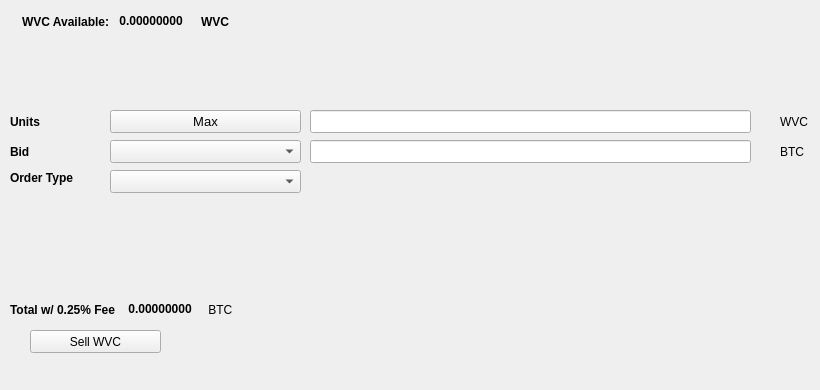
   <widget class="QWidget" name="SellTab">
    <attribute name="title">
     <string>Sell</string>
    </attribute>
    <widget class="QLabel" name="label_16">
     <property name="geometry">
      <rect>
       <x>780</x>
       <y>140</y>
       <width>31</width>
       <height>23</height>
      </rect>
     </property>
     <property name="text">
      <string>BTC</string>
     </property>
    </widget>
    <widget class="QComboBox" name="SellBidcomboBox">
     <property name="geometry">
      <rect>
       <x>110</x>
       <y>140</y>
       <width>191</width>
       <height>23</height>
      </rect>
     </property>
     <property name="font">
      <font>
       <pointsize>10</pointsize>
      </font>
     </property>
    </widget>
    <widget class="QLabel" name="label_18">
     <property name="geometry">
      <rect>
       <x>10</x>
       <y>110</y>
       <width>46</width>
       <height>23</height>
      </rect>
     </property>
     <property name="font">
      <font>
       <weight>75</weight>
       <bold>true</bold>
      </font>
     </property>
     <property name="text">
      <string>Units</string>
     </property>
    </widget>
    <widget class="QPushButton" name="Sell_Max_Amount">
     <property name="geometry">
      <rect>
       <x>110</x>
       <y>110</y>
       <width>191</width>
       <height>23</height>
      </rect>
     </property>
     <property name="font">
      <font>
       <pointsize>10</pointsize>
      </font>
     </property>
     <property name="text">
      <string>Max</string>
     </property>
    </widget>
    <widget class="QLabel" name="label_20">
     <property name="geometry">
      <rect>
       <x>10</x>
       <y>170</y>
       <width>91</width>
       <height>16</height>
      </rect>
     </property>
     <property name="font">
      <font>
       <weight>75</weight>
       <bold>true</bold>
      </font>
     </property>
     <property name="text">
      <string>Order Type</string>
     </property>
    </widget>
    <widget class="QComboBox" name="SellOrdertypeCombo">
     <property name="geometry">
      <rect>
       <x>110</x>
       <y>170</y>
       <width>191</width>
       <height>23</height>
      </rect>
     </property>
     <property name="font">
      <font>
       <pointsize>10</pointsize>
      </font>
     </property>
    </widget>
    <widget class="QLabel" name="label_21">
     <property name="geometry">
      <rect>
       <x>10</x>
       <y>140</y>
       <width>46</width>
       <height>23</height>
      </rect>
     </property>
     <property name="font">
      <font>
       <weight>75</weight>
       <bold>true</bold>
      </font>
     </property>
     <property name="text">
      <string>Bid</string>
     </property>
    </widget>
    <widget class="QLabel" name="label_22">
     <property name="geometry">
      <rect>
       <x>780</x>
       <y>110</y>
       <width>31</width>
       <height>23</height>
      </rect>
     </property>
     <property name="text">
      <string>WVC</string>
     </property>
    </widget>
    <widget class="QLineEdit" name="UnitsInputWVC">
     <property name="geometry">
      <rect>
       <x>310</x>
       <y>110</y>
       <width>441</width>
       <height>23</height>
      </rect>
     </property>
     <property name="font">
      <font>
       <pointsize>9</pointsize>
       <weight>75</weight>
       <bold>true</bold>
      </font>
     </property>
    </widget>
    <widget class="QLineEdit" name="SellBidPriceEdit">
     <property name="geometry">
      <rect>
       <x>310</x>
       <y>140</y>
       <width>441</width>
       <height>23</height>
      </rect>
     </property>
     <property name="font">
      <font>
       <pointsize>9</pointsize>
       <weight>75</weight>
       <bold>true</bold>
      </font>
     </property>
    </widget>
    <widget class="QPushButton" name="SellWVCBTN">
     <property name="geometry">
      <rect>
       <x>30</x>
       <y>330</y>
       <width>131</width>
       <height>23</height>
      </rect>
     </property>
     <property name="text">
      <string>Sell WVC</string>
     </property>
     <property name="icon">
      <iconset resource="../wavercoin">
       <normaloff>:/icons/bitcoin</normaloff>:/icons/bitcoin</iconset>
     </property>
    </widget>
    <widget class="QWidget" name="layoutWidget3">
     <property name="geometry">
      <rect>
       <x>22</x>
       <y>12</y>
       <width>258</width>
       <height>19</height>
      </rect>
     </property>
     <layout class="QHBoxLayout" name="horizontalLayout">
      <item>
       <widget class="QLabel" name="label232_2">
        <property name="font">
         <font>
          <weight>75</weight>
          <bold>true</bold>
         </font>
        </property>
        <property name="text">
         <string>WVC Available:</string>
        </property>
       </widget>
      </item>
      <item>
       <widget class="QLabel" name="WVCAvailableLabel">
        <property name="palette">
         <palette>
          <active>
           <colorrole role="WindowText">
            <brush brushstyle="SolidPattern">
             <color alpha="255">
              <red>0</red>
              <green>0</green>
              <blue>0</blue>
             </color>
            </brush>
           </colorrole>
           <colorrole role="Button">
            <brush brushstyle="SolidPattern">
             <color alpha="255">
              <red>0</red>
              <green>170</green>
              <blue>0</blue>
             </color>
            </brush>
           </colorrole>
           <colorrole role="Light">
            <brush brushstyle="SolidPattern">
             <color alpha="255">
              <red>0</red>
              <green>255</green>
              <blue>0</blue>
             </color>
            </brush>
           </colorrole>
           <colorrole role="Midlight">
            <brush brushstyle="SolidPattern">
             <color alpha="255">
              <red>0</red>
              <green>212</green>
              <blue>0</blue>
             </color>
            </brush>
           </colorrole>
           <colorrole role="Dark">
            <brush brushstyle="SolidPattern">
             <color alpha="255">
              <red>0</red>
              <green>85</green>
              <blue>0</blue>
             </color>
            </brush>
           </colorrole>
           <colorrole role="Mid">
            <brush brushstyle="SolidPattern">
             <color alpha="255">
              <red>0</red>
              <green>113</green>
              <blue>0</blue>
             </color>
            </brush>
           </colorrole>
           <colorrole role="Text">
            <brush brushstyle="SolidPattern">
             <color alpha="255">
              <red>0</red>
              <green>170</green>
              <blue>0</blue>
             </color>
            </brush>
           </colorrole>
           <colorrole role="BrightText">
            <brush brushstyle="SolidPattern">
             <color alpha="255">
              <red>255</red>
              <green>255</green>
              <blue>255</blue>
             </color>
            </brush>
           </colorrole>
           <colorrole role="ButtonText">
            <brush brushstyle="SolidPattern">
             <color alpha="255">
              <red>0</red>
              <green>0</green>
              <blue>0</blue>
             </color>
            </brush>
           </colorrole>
           <colorrole role="Base">
            <brush brushstyle="SolidPattern">
             <color alpha="255">
              <red>255</red>
              <green>255</green>
              <blue>255</blue>
             </color>
            </brush>
           </colorrole>
           <colorrole role="Window">
            <brush brushstyle="SolidPattern">
             <color alpha="255">
              <red>0</red>
              <green>170</green>
              <blue>0</blue>
             </color>
            </brush>
           </colorrole>
           <colorrole role="Shadow">
            <brush brushstyle="SolidPattern">
             <color alpha="255">
              <red>0</red>
              <green>0</green>
              <blue>0</blue>
             </color>
            </brush>
           </colorrole>
           <colorrole role="AlternateBase">
            <brush brushstyle="SolidPattern">
             <color alpha="255">
              <red>127</red>
              <green>212</green>
              <blue>127</blue>
             </color>
            </brush>
           </colorrole>
           <colorrole role="ToolTipBase">
            <brush brushstyle="SolidPattern">
             <color alpha="255">
              <red>255</red>
              <green>255</green>
              <blue>220</blue>
             </color>
            </brush>
           </colorrole>
           <colorrole role="ToolTipText">
            <brush brushstyle="SolidPattern">
             <color alpha="255">
              <red>0</red>
              <green>0</green>
              <blue>0</blue>
             </color>
            </brush>
           </colorrole>
          </active>
          <inactive>
           <colorrole role="WindowText">
            <brush brushstyle="SolidPattern">
             <color alpha="255">
              <red>0</red>
              <green>0</green>
              <blue>0</blue>
             </color>
            </brush>
           </colorrole>
           <colorrole role="Button">
            <brush brushstyle="SolidPattern">
             <color alpha="255">
              <red>0</red>
              <green>170</green>
              <blue>0</blue>
             </color>
            </brush>
           </colorrole>
           <colorrole role="Light">
            <brush brushstyle="SolidPattern">
             <color alpha="255">
              <red>0</red>
              <green>255</green>
              <blue>0</blue>
             </color>
            </brush>
           </colorrole>
           <colorrole role="Midlight">
            <brush brushstyle="SolidPattern">
             <color alpha="255">
              <red>0</red>
              <green>212</green>
              <blue>0</blue>
             </color>
            </brush>
           </colorrole>
           <colorrole role="Dark">
            <brush brushstyle="SolidPattern">
             <color alpha="255">
              <red>0</red>
              <green>85</green>
              <blue>0</blue>
             </color>
            </brush>
           </colorrole>
           <colorrole role="Mid">
            <brush brushstyle="SolidPattern">
             <color alpha="255">
              <red>0</red>
              <green>113</green>
              <blue>0</blue>
             </color>
            </brush>
           </colorrole>
           <colorrole role="Text">
            <brush brushstyle="SolidPattern">
             <color alpha="255">
              <red>0</red>
              <green>170</green>
              <blue>0</blue>
             </color>
            </brush>
           </colorrole>
           <colorrole role="BrightText">
            <brush brushstyle="SolidPattern">
             <color alpha="255">
              <red>255</red>
              <green>255</green>
              <blue>255</blue>
             </color>
            </brush>
           </colorrole>
           <colorrole role="ButtonText">
            <brush brushstyle="SolidPattern">
             <color alpha="255">
              <red>0</red>
              <green>0</green>
              <blue>0</blue>
             </color>
            </brush>
           </colorrole>
           <colorrole role="Base">
            <brush brushstyle="SolidPattern">
             <color alpha="255">
              <red>255</red>
              <green>255</green>
              <blue>255</blue>
             </color>
            </brush>
           </colorrole>
           <colorrole role="Window">
            <brush brushstyle="SolidPattern">
             <color alpha="255">
              <red>0</red>
              <green>170</green>
              <blue>0</blue>
             </color>
            </brush>
           </colorrole>
           <colorrole role="Shadow">
            <brush brushstyle="SolidPattern">
             <color alpha="255">
              <red>0</red>
              <green>0</green>
              <blue>0</blue>
             </color>
            </brush>
           </colorrole>
           <colorrole role="AlternateBase">
            <brush brushstyle="SolidPattern">
             <color alpha="255">
              <red>127</red>
              <green>212</green>
              <blue>127</blue>
             </color>
            </brush>
           </colorrole>
           <colorrole role="ToolTipBase">
            <brush brushstyle="SolidPattern">
             <color alpha="255">
              <red>255</red>
              <green>255</green>
              <blue>220</blue>
             </color>
            </brush>
           </colorrole>
           <colorrole role="ToolTipText">
            <brush brushstyle="SolidPattern">
             <color alpha="255">
              <red>0</red>
              <green>0</green>
              <blue>0</blue>
             </color>
            </brush>
           </colorrole>
          </inactive>
          <disabled>
           <colorrole role="WindowText">
            <brush brushstyle="SolidPattern">
             <color alpha="255">
              <red>0</red>
              <green>85</green>
              <blue>0</blue>
             </color>
            </brush>
           </colorrole>
           <colorrole role="Button">
            <brush brushstyle="SolidPattern">
             <color alpha="255">
              <red>0</red>
              <green>170</green>
              <blue>0</blue>
             </color>
            </brush>
           </colorrole>
           <colorrole role="Light">
            <brush brushstyle="SolidPattern">
             <color alpha="255">
              <red>0</red>
              <green>255</green>
              <blue>0</blue>
             </color>
            </brush>
           </colorrole>
           <colorrole role="Midlight">
            <brush brushstyle="SolidPattern">
             <color alpha="255">
              <red>0</red>
              <green>212</green>
              <blue>0</blue>
             </color>
            </brush>
           </colorrole>
           <colorrole role="Dark">
            <brush brushstyle="SolidPattern">
             <color alpha="255">
              <red>0</red>
              <green>85</green>
              <blue>0</blue>
             </color>
            </brush>
           </colorrole>
           <colorrole role="Mid">
            <brush brushstyle="SolidPattern">
             <color alpha="255">
              <red>0</red>
              <green>113</green>
              <blue>0</blue>
             </color>
            </brush>
           </colorrole>
           <colorrole role="Text">
            <brush brushstyle="SolidPattern">
             <color alpha="255">
              <red>0</red>
              <green>85</green>
              <blue>0</blue>
             </color>
            </brush>
           </colorrole>
           <colorrole role="BrightText">
            <brush brushstyle="SolidPattern">
             <color alpha="255">
              <red>255</red>
              <green>255</green>
              <blue>255</blue>
             </color>
            </brush>
           </colorrole>
           <colorrole role="ButtonText">
            <brush brushstyle="SolidPattern">
             <color alpha="255">
              <red>0</red>
              <green>85</green>
              <blue>0</blue>
             </color>
            </brush>
           </colorrole>
           <colorrole role="Base">
            <brush brushstyle="SolidPattern">
             <color alpha="255">
              <red>0</red>
              <green>170</green>
              <blue>0</blue>
             </color>
            </brush>
           </colorrole>
           <colorrole role="Window">
            <brush brushstyle="SolidPattern">
             <color alpha="255">
              <red>0</red>
              <green>170</green>
              <blue>0</blue>
             </color>
            </brush>
           </colorrole>
           <colorrole role="Shadow">
            <brush brushstyle="SolidPattern">
             <color alpha="255">
              <red>0</red>
              <green>0</green>
              <blue>0</blue>
             </color>
            </brush>
           </colorrole>
           <colorrole role="AlternateBase">
            <brush brushstyle="SolidPattern">
             <color alpha="255">
              <red>0</red>
              <green>170</green>
              <blue>0</blue>
             </color>
            </brush>
           </colorrole>
           <colorrole role="ToolTipBase">
            <brush brushstyle="SolidPattern">
             <color alpha="255">
              <red>255</red>
              <green>255</green>
              <blue>220</blue>
             </color>
            </brush>
           </colorrole>
           <colorrole role="ToolTipText">
            <brush brushstyle="SolidPattern">
             <color alpha="255">
              <red>0</red>
              <green>0</green>
              <blue>0</blue>
             </color>
            </brush>
           </colorrole>
          </disabled>
         </palette>
        </property>
        <property name="font">
         <font>
          <weight>75</weight>
          <bold>true</bold>
         </font>
        </property>
        <property name="text">
         <string> 0.00000000 </string>
        </property>
        <property name="textInteractionFlags">
         <set>Qt::LinksAccessibleByMouse|Qt::TextSelectableByKeyboard|Qt::TextSelectableByMouse</set>
        </property>
       </widget>
      </item>
      <item>
       <widget class="QLabel" name="labelWVC">
        <property name="font">
         <font>
          <weight>75</weight>
          <bold>true</bold>
         </font>
        </property>
        <property name="text">
         <string>WVC</string>
        </property>
       </widget>
      </item>
     </layout>
    </widget>
    <widget class="QWidget" name="layoutWidget">
     <property name="geometry">
      <rect>
       <x>10</x>
       <y>300</y>
       <width>268</width>
       <height>19</height>
      </rect>
     </property>
     <layout class="QHBoxLayout" name="horizontalLayout_2">
      <item>
       <widget class="QLabel" name="label_19">
        <property name="font">
         <font>
          <weight>75</weight>
          <bold>true</bold>
         </font>
        </property>
        <property name="text">
         <string>Total w/ 0.25% Fee </string>
        </property>
       </widget>
      </item>
      <item>
       <widget class="QLabel" name="SellCostLabel">
        <property name="palette">
         <palette>
          <active>
           <colorrole role="WindowText">
            <brush brushstyle="SolidPattern">
             <color alpha="255">
              <red>0</red>
              <green>0</green>
              <blue>0</blue>
             </color>
            </brush>
           </colorrole>
           <colorrole role="Button">
            <brush brushstyle="SolidPattern">
             <color alpha="255">
              <red>0</red>
              <green>170</green>
              <blue>0</blue>
             </color>
            </brush>
           </colorrole>
           <colorrole role="Light">
            <brush brushstyle="SolidPattern">
             <color alpha="255">
              <red>0</red>
              <green>255</green>
              <blue>0</blue>
             </color>
            </brush>
           </colorrole>
           <colorrole role="Midlight">
            <brush brushstyle="SolidPattern">
             <color alpha="255">
              <red>0</red>
              <green>212</green>
              <blue>0</blue>
             </color>
            </brush>
           </colorrole>
           <colorrole role="Dark">
            <brush brushstyle="SolidPattern">
             <color alpha="255">
              <red>0</red>
              <green>85</green>
              <blue>0</blue>
             </color>
            </brush>
           </colorrole>
           <colorrole role="Mid">
            <brush brushstyle="SolidPattern">
             <color alpha="255">
              <red>0</red>
              <green>113</green>
              <blue>0</blue>
             </color>
            </brush>
           </colorrole>
           <colorrole role="Text">
            <brush brushstyle="SolidPattern">
             <color alpha="255">
              <red>0</red>
              <green>170</green>
              <blue>0</blue>
             </color>
            </brush>
           </colorrole>
           <colorrole role="BrightText">
            <brush brushstyle="SolidPattern">
             <color alpha="255">
              <red>255</red>
              <green>255</green>
              <blue>255</blue>
             </color>
            </brush>
           </colorrole>
           <colorrole role="ButtonText">
            <brush brushstyle="SolidPattern">
             <color alpha="255">
              <red>0</red>
              <green>0</green>
              <blue>0</blue>
             </color>
            </brush>
           </colorrole>
           <colorrole role="Base">
            <brush brushstyle="SolidPattern">
             <color alpha="255">
              <red>255</red>
              <green>255</green>
              <blue>255</blue>
             </color>
            </brush>
           </colorrole>
           <colorrole role="Window">
            <brush brushstyle="SolidPattern">
             <color alpha="255">
              <red>0</red>
              <green>170</green>
              <blue>0</blue>
             </color>
            </brush>
           </colorrole>
           <colorrole role="Shadow">
            <brush brushstyle="SolidPattern">
             <color alpha="255">
              <red>0</red>
              <green>0</green>
              <blue>0</blue>
             </color>
            </brush>
           </colorrole>
           <colorrole role="AlternateBase">
            <brush brushstyle="SolidPattern">
             <color alpha="255">
              <red>127</red>
              <green>212</green>
              <blue>127</blue>
             </color>
            </brush>
           </colorrole>
           <colorrole role="ToolTipBase">
            <brush brushstyle="SolidPattern">
             <color alpha="255">
              <red>255</red>
              <green>255</green>
              <blue>220</blue>
             </color>
            </brush>
           </colorrole>
           <colorrole role="ToolTipText">
            <brush brushstyle="SolidPattern">
             <color alpha="255">
              <red>0</red>
              <green>0</green>
              <blue>0</blue>
             </color>
            </brush>
           </colorrole>
          </active>
          <inactive>
           <colorrole role="WindowText">
            <brush brushstyle="SolidPattern">
             <color alpha="255">
              <red>0</red>
              <green>0</green>
              <blue>0</blue>
             </color>
            </brush>
           </colorrole>
           <colorrole role="Button">
            <brush brushstyle="SolidPattern">
             <color alpha="255">
              <red>0</red>
              <green>170</green>
              <blue>0</blue>
             </color>
            </brush>
           </colorrole>
           <colorrole role="Light">
            <brush brushstyle="SolidPattern">
             <color alpha="255">
              <red>0</red>
              <green>255</green>
              <blue>0</blue>
             </color>
            </brush>
           </colorrole>
           <colorrole role="Midlight">
            <brush brushstyle="SolidPattern">
             <color alpha="255">
              <red>0</red>
              <green>212</green>
              <blue>0</blue>
             </color>
            </brush>
           </colorrole>
           <colorrole role="Dark">
            <brush brushstyle="SolidPattern">
             <color alpha="255">
              <red>0</red>
              <green>85</green>
              <blue>0</blue>
             </color>
            </brush>
           </colorrole>
           <colorrole role="Mid">
            <brush brushstyle="SolidPattern">
             <color alpha="255">
              <red>0</red>
              <green>113</green>
              <blue>0</blue>
             </color>
            </brush>
           </colorrole>
           <colorrole role="Text">
            <brush brushstyle="SolidPattern">
             <color alpha="255">
              <red>0</red>
              <green>170</green>
              <blue>0</blue>
             </color>
            </brush>
           </colorrole>
           <colorrole role="BrightText">
            <brush brushstyle="SolidPattern">
             <color alpha="255">
              <red>255</red>
              <green>255</green>
              <blue>255</blue>
             </color>
            </brush>
           </colorrole>
           <colorrole role="ButtonText">
            <brush brushstyle="SolidPattern">
             <color alpha="255">
              <red>0</red>
              <green>0</green>
              <blue>0</blue>
             </color>
            </brush>
           </colorrole>
           <colorrole role="Base">
            <brush brushstyle="SolidPattern">
             <color alpha="255">
              <red>255</red>
              <green>255</green>
              <blue>255</blue>
             </color>
            </brush>
           </colorrole>
           <colorrole role="Window">
            <brush brushstyle="SolidPattern">
             <color alpha="255">
              <red>0</red>
              <green>170</green>
              <blue>0</blue>
             </color>
            </brush>
           </colorrole>
           <colorrole role="Shadow">
            <brush brushstyle="SolidPattern">
             <color alpha="255">
              <red>0</red>
              <green>0</green>
              <blue>0</blue>
             </color>
            </brush>
           </colorrole>
           <colorrole role="AlternateBase">
            <brush brushstyle="SolidPattern">
             <color alpha="255">
              <red>127</red>
              <green>212</green>
              <blue>127</blue>
             </color>
            </brush>
           </colorrole>
           <colorrole role="ToolTipBase">
            <brush brushstyle="SolidPattern">
             <color alpha="255">
              <red>255</red>
              <green>255</green>
              <blue>220</blue>
             </color>
            </brush>
           </colorrole>
           <colorrole role="ToolTipText">
            <brush brushstyle="SolidPattern">
             <color alpha="255">
              <red>0</red>
              <green>0</green>
              <blue>0</blue>
             </color>
            </brush>
           </colorrole>
          </inactive>
          <disabled>
           <colorrole role="WindowText">
            <brush brushstyle="SolidPattern">
             <color alpha="255">
              <red>0</red>
              <green>85</green>
              <blue>0</blue>
             </color>
            </brush>
           </colorrole>
           <colorrole role="Button">
            <brush brushstyle="SolidPattern">
             <color alpha="255">
              <red>0</red>
              <green>170</green>
              <blue>0</blue>
             </color>
            </brush>
           </colorrole>
           <colorrole role="Light">
            <brush brushstyle="SolidPattern">
             <color alpha="255">
              <red>0</red>
              <green>255</green>
              <blue>0</blue>
             </color>
            </brush>
           </colorrole>
           <colorrole role="Midlight">
            <brush brushstyle="SolidPattern">
             <color alpha="255">
              <red>0</red>
              <green>212</green>
              <blue>0</blue>
             </color>
            </brush>
           </colorrole>
           <colorrole role="Dark">
            <brush brushstyle="SolidPattern">
             <color alpha="255">
              <red>0</red>
              <green>85</green>
              <blue>0</blue>
             </color>
            </brush>
           </colorrole>
           <colorrole role="Mid">
            <brush brushstyle="SolidPattern">
             <color alpha="255">
              <red>0</red>
              <green>113</green>
              <blue>0</blue>
             </color>
            </brush>
           </colorrole>
           <colorrole role="Text">
            <brush brushstyle="SolidPattern">
             <color alpha="255">
              <red>0</red>
              <green>85</green>
              <blue>0</blue>
             </color>
            </brush>
           </colorrole>
           <colorrole role="BrightText">
            <brush brushstyle="SolidPattern">
             <color alpha="255">
              <red>255</red>
              <green>255</green>
              <blue>255</blue>
             </color>
            </brush>
           </colorrole>
           <colorrole role="ButtonText">
            <brush brushstyle="SolidPattern">
             <color alpha="255">
              <red>0</red>
              <green>85</green>
              <blue>0</blue>
             </color>
            </brush>
           </colorrole>
           <colorrole role="Base">
            <brush brushstyle="SolidPattern">
             <color alpha="255">
              <red>0</red>
              <green>170</green>
              <blue>0</blue>
             </color>
            </brush>
           </colorrole>
           <colorrole role="Window">
            <brush brushstyle="SolidPattern">
             <color alpha="255">
              <red>0</red>
              <green>170</green>
              <blue>0</blue>
             </color>
            </brush>
           </colorrole>
           <colorrole role="Shadow">
            <brush brushstyle="SolidPattern">
             <color alpha="255">
              <red>0</red>
              <green>0</green>
              <blue>0</blue>
             </color>
            </brush>
           </colorrole>
           <colorrole role="AlternateBase">
            <brush brushstyle="SolidPattern">
             <color alpha="255">
              <red>0</red>
              <green>170</green>
              <blue>0</blue>
             </color>
            </brush>
           </colorrole>
           <colorrole role="ToolTipBase">
            <brush brushstyle="SolidPattern">
             <color alpha="255">
              <red>255</red>
              <green>255</green>
              <blue>220</blue>
             </color>
            </brush>
           </colorrole>
           <colorrole role="ToolTipText">
            <brush brushstyle="SolidPattern">
             <color alpha="255">
              <red>0</red>
              <green>0</green>
              <blue>0</blue>
             </color>
            </brush>
           </colorrole>
          </disabled>
         </palette>
        </property>
        <property name="font">
         <font>
          <weight>75</weight>
          <bold>true</bold>
         </font>
        </property>
        <property name="autoFillBackground">
         <bool>false</bool>
        </property>
        <property name="text">
         <string> 0.00000000</string>
        </property>
        <property name="textInteractionFlags">
         <set>Qt::LinksAccessibleByMouse|Qt::TextSelectableByMouse</set>
        </property>
       </widget>
      </item>
      <item>
       <widget class="QLabel" name="label_17">
        <property name="font">
         <font>
          <weight>50</weight>
          <bold>false</bold>
         </font>
        </property>
        <property name="text">
         <string> BTC</string>
        </property>
       </widget>
      </item>
     </layout>
    </widget>
    <widget class="QLabel" name="label_23">
     <property name="geometry">
      <rect>
       <x>460</x>
       <y>300</y>
       <width>281</width>
       <height>81</height>
      </rect>
     </property>
     <property name="text">
      <string/>
     </property>
     <property name="pixmap">
      <pixmap>:/images/bittrex</pixmap>
     </property>
    </widget>
   </widget>
